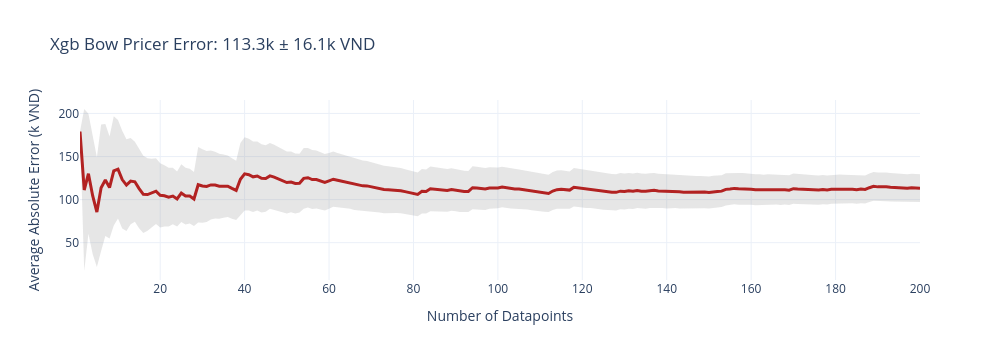
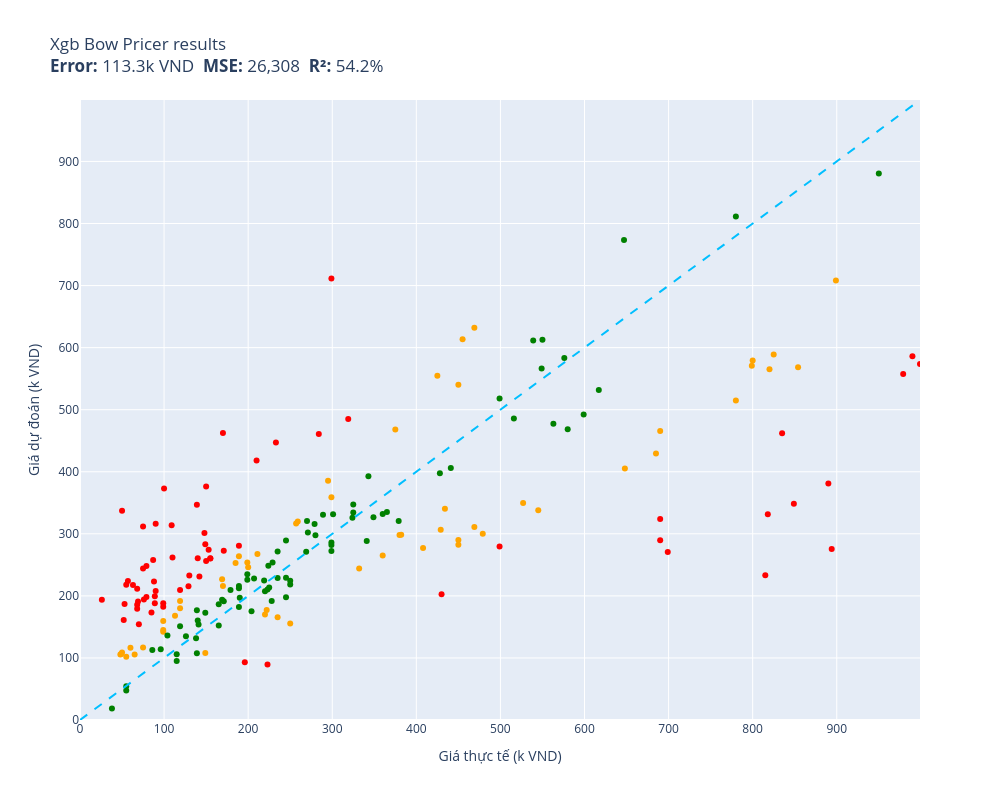

Notebook code cell kept with these figures, in order:
### Markdown cell above
## Section 5E — XGBoost + BoW 2000 (Hypothesis Test)

Gia thuyet: XGBoost thua o Section 4 vi TF-IDF 100K features.
BoW 2000 (giong English day3) se cho ket qua tot hon.
Khong can colsample_bytree vi chi 2000 features.

### Code cell
# 5E. XGBoost + CountVect word (1,2) 50K — hypothesis test
# Dung lai vec_bow_hyp va X_bow tu 5D
print("[5E] Training XGBoost (CountVect word 50K, full 269K)...")
np.random.seed(42)
xgb_bow = xgb.XGBRegressor(
    n_estimators=1000,
    learning_rate=0.1,
    tree_method="hist",
    n_jobs=-1,
    random_state=42,
)
xgb_bow.fit(X_bow, prices)
print("Training done.")

def xgb_bow_pricer(item):
    x = vec_bow_hyp.transform([item.summary]).astype(np.float32)
    return max(5, xgb_bow.predict(x)[0])

print("Evaluating [5E]:")
results["5E. XGBoost + CountVect word 50K"] = evaluate(xgb_bow_pricer, test)

### Figure 1 — Plotly figure (JSON) as saved in the notebook; plotly's stock layout.template omitted (floating-point values rounded to 4 significant figures; data arrays with more than 128 entries replaced by an {"elided": "..."} marker saying what was removed)
{"data": [{"fill": "toself", "fillcolor": "rgba(128,128,128,0.2)", "hoverinfo": "skip", "line": {"color": "rgba(255,255,255,0)"}, "name": "95% CI", "showlegend": false, "type": "scatter", "x": {"elided": "400 int values"}, "y": {"elided": "400 float values"}}, {"customdata": {"elided": "200x1 float values"}, "hovertemplate": "n=%{x}<br>Avg Error=%{y:.1f}k VND<br>±95% CI=%{customdata[0]:.1f}k<extra></extra>", "line": {"color": "firebrick", "width": 3}, "mode": "lines", "name": "Cumulative Avg Error", "type": "scatter", "x": {"elided": "200 int values"}, "y": {"elided": "200 float values"}}], "layout": {"height": 360, "showlegend": false, "title": {"text": "Xgb Bow Pricer Error: 113.3k ± 16.1k VND"}, "width": 1000, "xaxis": {"title": {"text": "Number of Datapoints"}}, "yaxis": {"title": {"text": "Average Absolute Error (k VND)"}}}}

### Figure 2 — Plotly figure (JSON) as saved in the notebook; plotly's stock layout.template omitted (floating-point values rounded to 4 significant figures)
{"data": [{"customdata": [["Thùng lưu trữ, hộp đựng đồ đa năng bằng ...\\Dự đoán: 300.0k VND  Thực tế: 479.0k VND"], ["Bộ Gí Đỡ Từ Đa Chức Năng Hoco PH19 - Hàn...\\Dự đoán: 142.3k VND  Thực tế: 99.0k VND"], ["Combo Bộ sạc ANSMANN POWERLINE 4 Smart k...\\Dự đoán: 429.5k VND  Thực tế: 685.0k VND"], ["BÚA ĐA NĂNG TOTAL THMFH0126 - HÀNG CHÍNH...\\Dự đoán: 349.7k VND  Thực tế: 527.0k VND"], ["Quần Kaki nam Khatoco Q2M578R1-CNRE598-2...\\Dự đoán: 340.5k VND  Thực tế: 434.0k VND"], ["Muối Rửa Bát Finish chuyên dụng chuyên ...\\Dự đoán: 191.7k VND  Thực tế: 119.0k VND"], ["Áo len dài tay nam thời trang Hàn Quốc S...\\Dự đoán: 264.0k VND  Thực tế: 189.0k VND"], ["COMBO 2 ĐÈN TƯỜNG TRANG TRÍ TRONG NHÀ MS...\\Dự đoán: 385.5k VND  Thực tế: 295.0k VND"], ["Miếng Kính Cường Lực Chống Nhìn Trộm cho...\\Dự đoán: 282.5k VND  Thực tế: 450.0k VND"], ["Tinh Chất Dưỡng Sáng Da Vitamin C CNP De...\\Dự đoán: 514.7k VND  Thực tế: 780.0k VND"], ["Mì Trứng Cao Cấp Meizan (500g)\\Dự đoán: 108.7k VND  Thực tế: 50.0k VND"], ["Máy Đo Huyết Áp Cơ ALPK2 - Nhập Khẩu Chí...\\Dự đoán: 588.8k VND  Thực tế: 825.0k VND"], ["Tấm dán patch_velcro treo tường\\Dự đoán: 170.1k VND  Thực tế: 220.0k VND"], ["Chà bông xù Viettin Mart 500G\\Dự đoán: 168.2k VND  Thực tế: 113.0k VND"], ["Nệm cho chó mèo 40x50cm Điều Hòa phù hợp...\\Dự đoán: 246.0k VND  Thực tế: 200.0k VND"], ["Bộ Pyjama HUONGTAM Phi tay dài nam cao c...\\Dự đoán: 319.8k VND  Thực tế: 259.0k VND"], ["Ốp lưng chống sốc vân kim loại cho Samsu...\\Dự đoán: 116.8k VND  Thực tế: 75.0k VND"], ["Canxi Nano calcium D3 MK7 -Hộp 100 Viên ...\\Dự đoán: 180.1k VND  Thực tế: 119.0k VND"], ["Rượu Vang Chile Yali Wetland Reserva Cab...\\Dự đoán: 540.4k VND  Thực tế: 450.0k VND"], ["Gấu Bông Đựng Khăn Giấy và Sọt Rác Tiện ...\\Dự đoán: 155.6k VND  Thực tế: 250.0k VND"], ["Balo Nữ Thời Trang 3in1 Hình BTS MH566\\Dự đoán: 106.2k VND  Thực tế: 49.0k VND"], ["Bình Uống Nước Cho Bé LocknLock HAP916 4...\\Dự đoán: 277.2k VND  Thực tế: 408.0k VND"], ["Khăn lụa choàng cổ 02\\Dự đoán: 108.1k VND  Thực tế: 149.0k VND"], ["Thắt Lưng Nữ Dây Nịt Nữ Button mang đầm ...\\Dự đoán: 159.5k VND  Thực tế: 99.0k VND"], ["THINK BIG DO BIGGER, mã G92. Áo thun nam...\\Dự đoán: 145.0k VND  Thực tế: 99.0k VND"], ["Giày Da Nam Giá Rẻ Dập Vân Cá Sấu Có Chu...\\Dự đoán: 253.8k VND  Thực tế: 199.0k VND"], ["Serum Prettyskin B5 Phục Hồi, Dưỡng Sáng...\\Dự đoán: 468.0k VND  Thực tế: 375.0k VND"], ["Sạc Tương Thích Cho Laptop Asus Vivobook...\\Dự đoán: 579.2k VND  Thực tế: 800.0k VND"], ["Túi xách công sở nam dọc cao cấp chống t...\\Dự đoán: 358.8k VND  Thực tế: 299.0k VND"], ["Giày tây Giày lười nam hàn quốc đai kim ...\\Dự đoán: 177.4k VND  Thực tế: 222.0k VND"], ["Giá đỡ điện thoại để bàn chất liệu plast...\\Dự đoán: 267.4k VND  Thực tế: 211.0k VND"], ["[Hàng Chính Hãng] Loa SoundMax A180/2...\\Dự đoán: 613.6k VND  Thực tế: 455.0k VND"], ["Bánh Custas kem trứng Orion hộp 276g\\Dự đoán: 116.3k VND  Thực tế: 60.0k VND"], ["Bàn Xếp Gọn Gỗ Tự Nhiên BM 50cm x 70cm (...\\Dự đoán: 568.3k VND  Thực tế: 854.0k VND"], ["Combo 10 Mặt Nạ Banobagi Kháng Viêm, Giả...\\Dự đoán: 216.0k VND  Thực tế: 170.0k VND"], ["Combo 2 bộ miếng lót cho giày rộng V.3 T...\\Dự đoán: 105.4k VND  Thực tế: 48.0k VND"], ["Ly  Thuỷ Tinh Pha Lê Ý RCR 360ml\\Dự đoán: 298.6k VND  Thực tế: 382.0k VND"], ["COMBO 2 Sợi Dây Buộc Tóc ADIDAS ADAC-165...\\Dự đoán: 244.0k VND  Thực tế: 332.0k VND"], ["KEM CHỐNG NẮNG DƯỠNG DA VITAMIN - INICO ...\\Dự đoán: 298.0k VND  Thực tế: 380.0k VND"], ["Máy lọc không khí xe hơi ô tô công nghệ ...\\Dự đoán: 554.6k VND  Thực tế: 425.0k VND"], ["Kính râm nam Solex chữ H Mắt kính thủy t...\\Dự đoán: 311.0k VND  Thực tế: 469.0k VND"], ["Nón lá vẽ mỹ nghệ hoạ tiết Cô gái trong ...\\Dự đoán: 105.4k VND  Thực tế: 65.0k VND"], ["MŨI KHOAN ĐẤT Φ150X800MM INGCO GEA55221-...\\Dự đoán: 405.2k VND  Thực tế: 648.0k VND"], ["Cặp đèn thờ bằng gỗ khắc chữ  phúc lộc t...\\Dự đoán: 708.2k VND  Thực tế: 899.0k VND"], ["Khóa Đồng 75 CS Series ABUS (60mm)\\Dự đoán: 570.8k VND  Thực tế: 799.0k VND"], ["Sữa tắm joyce & doll cho chó mèo - Sữa t...\\Dự đoán: 165.7k VND  Thực tế: 235.0k VND"], ["Quánh Đúc Chống Dính Vân Đá Đáy Từ Ecora...\\Dự đoán: 632.1k VND  Thực tế: 469.0k VND"], ["Mô hình xe Lamborghini Terzo Milennio 1:...\\Dự đoán: 306.5k VND  Thực tế: 429.0k VND"], ["(GIÁ TỐT) Giày đế xuồng nữ da bò thật mà...\\Dự đoán: 252.9k VND  Thực tế: 185.0k VND"], ["Lược cắt tóc Nhật Bản YS PARK cho tóc ng...\\Dự đoán: 264.9k VND  Thực tế: 360.0k VND"], ["Túi du lịch dung lượng lớn Business Trav...\\Dự đoán: 337.9k VND  Thực tế: 545.0k VND"], ["Ốp in cho Samsung Galaxy A10 mẫu Động Vậ...\\Dự đoán: 102.1k VND  Thực tế: 55.0k VND"], ["Sữa Dưỡng Hỗ Trợ Mờ Nám Luxury Exosome E...\\Dự đoán: 465.8k VND  Thực tế: 690.0k VND"], ["Áo Mưa 1 Người Bít Sườn Thời Trang, RAND...\\Dự đoán: 226.6k VND  Thực tế: 169.0k VND"], ["Bộ Lắp Ghép Cho Bé 3D Mideer Translucent...\\Dự đoán: 290.1k VND  Thực tế: 450.0k VND"], ["Bàn phím cho 4736 4736G 4736Z 4736ZG 481...\\Dự đoán: 316.8k VND  Thực tế: 257.0k VND"], ["Bàn Phím dùng cho laptop HP Folio 13.3\" ...\\Dự đoán: 565.0k VND  Thực tế: 820.0k VND"]], "hovertemplate": "%{customdata[0]}<extra></extra>", "legendgroup": "orange", "marker": {"color": "orange", "size": 6, "symbol": "circle"}, "mode": "markers", "name": "orange", "orientation": "v", "showlegend": true, "type": "scatter", "x": [479, 99, 685, 527, 434, 119, 189, 295, 450, 780, 50, 825, 220, 113, 200, 259, 75, 119, 450, 250, 49, 408, 149, 99, 99, 199, 375, 800, 299, 222, 211, 455, 60, 854, 170, 48, 382, 332, 380, 425, 469, 65, 648, 899, 799, 235, 469, 429, 185, 360, 545, 55, 690, 169, 450, 257, 820], "xaxis": "x", "y": [300.0, 142.3, 429.5, 349.7, 340.5, 191.7, 264.0, 385.5, 282.5, 514.7, 108.7, 588.8, 170.1, 168.2, 246.0, 319.8, 116.8, 180.1, 540.4, 155.6, 106.2, 277.2, 108.1, 159.5, 145.0, 253.8, 468.0, 579.2, 358.8, 177.4, 267.4, 613.6, 116.3, 568.3, 216.0, 105.4, 298.6, 244.0, 298.0, 554.6, 311.0, 105.4, 405.2, 708.2, 570.8, 165.7, 632.1, 306.5, 252.9, 264.9, 337.9, 102.1, 465.8, 226.6, 290.1, 316.8, 565.0], "yaxis": "y"}, {"customdata": [["Chì Kẻ Mày Xé Suri 101 Black Màu Đen E27...\\Dự đoán: 193.8k VND  Thực tế: 26.0k VND"], ["Ugreen UG30771US230TK card mạng PCI-e 1x...\\Dự đoán: 460.9k VND  Thực tế: 284.0k VND"], ["Cặp Nút Đệm Tai Nghe Silicone Thay Thế C...\\Dự đoán: 337.2k VND  Thực tế: 50.0k VND"], ["Thức ăn IGUANA Trưởng Thành Bí Đỏ GREENA...\\Dự đoán: 301.4k VND  Thực tế: 148.0k VND"], ["Combo 4 miếng dán đỡ kệ gỗ VINAVU, giúp ...\\Dự đoán: 161.2k VND  Thực tế: 52.0k VND"], ["Miếng Dán Dẻo PPF Mặt Lưng, Mặt Trước Dà...\\Dự đoán: 232.7k VND  Thực tế: 130.0k VND"], ["Quần bơi lưng cao LMcation Anita - Vườn ...\\Dự đoán: 283.2k VND  Thực tế: 149.0k VND"], ["Giá Đỡ Dây Cáp Wi WU CH011 - Hàng Chính ...\\Dự đoán: 261.9k VND  Thực tế: 110.0k VND"], ["KHĂN CHOÀNG CASHMERE CAO CẤP CAS34\\Dự đoán: 89.3k VND  Thực tế: 223.0k VND"], ["Ba lô, balo  laptop thời trang Hàn Quốc ...\\Dự đoán: 373.0k VND  Thực tế: 100.0k VND"], ["Lốc 4 Gói băng vệ sinh Kotex Bảo Vệ Toàn...\\Dự đoán: 93.2k VND  Thực tế: 196.0k VND"], ["Thú nhồi bông rồng sữa vô tri êm mịn - S...\\Dự đoán: 233.1k VND  Thực tế: 815.0k VND"], ["Bóng Đèn Ô Tô Xtec H15 12V 15/55W\\Dự đoán: 272.8k VND  Thực tế: 171.0k VND"], ["Tinh dầu Tràm Huế thương hiệu Làng Hạ 10...\\Dự đoán: 248.3k VND  Thực tế: 79.0k VND"], ["Combo Mút Trang Điểm Mastige Màu Cam Nhạ...\\Dự đoán: 179.1k VND  Thực tế: 68.0k VND"], ["Nàng Tiên Tóc Mây DK81159\\Dự đoán: 194.3k VND  Thực tế: 76.0k VND"], ["Ugreen UG30701US154TK 13CM Màu Đen Dây U...\\Dự đoán: 199.4k VND  Thực tế: 89.0k VND"], ["Phần mềm thiết kế iSolid 3D phiên bản ti...\\Dự đoán: 275.6k VND  Thực tế: 894.0k VND"], ["Quạt treo tường Lifan TE-1689 có remote ...\\Dự đoán: 462.1k VND  Thực tế: 835.0k VND"], ["Sandal dongnai dép quai hậu nữ A24 dù xa...\\Dự đoán: 208.0k VND  Thực tế: 90.0k VND"], ["Bát Ăn Trẻ Em Amori 580ml - Hàng Cao Cấp...\\Dự đoán: 217.3k VND  Thực tế: 63.0k VND"], ["Ổ Khóa Chống Trộm Thông Minh\\Dự đoán: 223.1k VND  Thực tế: 88.0k VND"], ["Sữa bột Enfagrow A+ Neuropro 4 1.7kg với...\\Dự đoán: 557.5k VND  Thực tế: 979.0k VND"], ["BẠT CHỐNG NẮNG PHÍA TRONG KÍNH LÁI Xe Ô ...\\Dự đoán: 244.3k VND  Thực tế: 75.0k VND"], ["Thuốc Bột Nhuộm Hoa Tươi  màu thực phẩm ...\\Dự đoán: 376.1k VND  Thực tế: 150.0k VND"], ["Mũ Lưỡi Trai Nam Thời Trang Lính Cao Cấp...\\Dự đoán: 173.2k VND  Thực tế: 85.0k VND"], ["Kính xinh, Kính râm Mắt mèo Hàn Quốc thờ...\\Dự đoán: 280.7k VND  Thực tế: 189.0k VND"], ["Miếng Lót Chuột MousePad Trải Bàn Nitend...\\Dự đoán: 209.7k VND  Thực tế: 119.0k VND"], ["Kiếng Hậu Kitaco Z2 Japan 10mm\\Dự đoán: 289.8k VND  Thực tế: 690.0k VND"], ["Sữa bột Nestlé NAN INFINIPRO A2 1 với cô...\\Dự đoán: 324.0k VND  Thực tế: 690.0k VND"], ["Chảo Nhôm Chống Dính You Cook 18cm\\Dự đoán: 313.9k VND  Thực tế: 109.0k VND"], ["Loa HP 2000 (VS)\\Dự đoán: 274.2k VND  Thực tế: 153.0k VND"], ["Áo ren organza trắng Maxivic M042302\\Dự đoán: 381.0k VND  Thực tế: 890.0k VND"], ["Nón hiphop NEON POKER black\\Dự đoán: 182.5k VND  Thực tế: 99.0k VND"], ["Thắt lưng bản 4cm. Mặt khoá phong cách\\Dự đoán: 198.3k VND  Thực tế: 79.0k VND"], ["Chuột Gaming T-Wolf G560 Led USB - Hàng ...\\Dự đoán: 260.5k VND  Thực tế: 140.0k VND"], ["Bộ Test Nước Emaux CE029\\Dự đoán: 418.0k VND  Thực tế: 210.0k VND"], ["Máy Xay Sinh Tố BlueStone BLB-5328 1.5 L...\\Dự đoán: 573.5k VND  Thực tế: 999.0k VND"], ["Xịt Dưỡng Ẩm Eucerin Cho Da Nhạy Cảm 50m...\\Dự đoán: 462.4k VND  Thực tế: 170.0k VND"], ["Loa SUB Siêu Trầm Cao Cấp S1 - Hàng Nhập...\\Dự đoán: 348.6k VND  Thực tế: 849.0k VND"], ["Bọc Vô Lăng CIND C037 Size M Màu Kem\\Dự đoán: 231.1k VND  Thực tế: 142.0k VND"], ["Hộp Đựng Thuốc Lá 20 Điếu Dài Slim Nút B...\\Dự đoán: 188.2k VND  Thực tế: 99.0k VND"], ["Bông tẩy tế bào chết và dưỡng ẩm da cho ...\\Dự đoán: 202.7k VND  Thực tế: 430.0k VND"], ["Wekki Đồ Chơi Lắp Ráp Tiệm Đá Bào Wk5060...\\Dự đoán: 279.4k VND  Thực tế: 499.0k VND"], ["Combo Pharmaact Sảng Khoái Mát Lạnh - Ch...\\Dự đoán: 346.7k VND  Thực tế: 139.0k VND"], ["Gối Tựa Lưng Massage Túi Khí Kéo Dãn,Tíc...\\Dự đoán: 485.0k VND  Thực tế: 319.0k VND"], ["Kẹp Gỗ Đa Năng  Dùng Để Gắp Kẹp Thức Ăn ...\\Dự đoán: 224.1k VND  Thực tế: 57.0k VND"], ["Mũ bucket tai bèo form tròn may nhiều mả...\\Dự đoán: 217.9k VND  Thực tế: 55.0k VND"], ["Bọt dung dịch vệ sinh dành cho teen Oris...\\Dự đoán: 260.2k VND  Thực tế: 155.0k VND"], ["Hộp Nhựa 200x120x75mm - Chống nước CT\\Dự đoán: 187.0k VND  Thực tế: 53.0k VND"], ["Chuột Razer DeathAdder Essential-Ergonom...\\Dự đoán: 270.6k VND  Thực tế: 699.0k VND"], ["Ngũ cốc Xuân An yến mạch hạnh nhân hạt c...\\Dự đoán: 257.6k VND  Thực tế: 87.0k VND"], ["Giấy Vẽ Faber 200g Khổ A4 Fish 104002\\Dự đoán: 185.9k VND  Thực tế: 68.0k VND"], ["Kệ khay chữ nhật để miếng rửa chén có Kh...\\Dự đoán: 191.0k VND  Thực tế: 69.0k VND"], ["Sạc Laptop dùng cho Máy Tinh HP - Kèm Dâ...\\Dự đoán: 447.0k VND  Thực tế: 233.0k VND"], ["[HSD 03/2027] Sữa Tắm On: The Body Cấp Ẩ...\\Dự đoán: 215.5k VND  Thực tế: 129.0k VND"], ["Bông Lau Thay Thế Cho Chổi Lau Nhà Cao C...\\Dự đoán: 211.6k VND  Thực tế: 68.0k VND"], ["Hộp mực Thuận Phong 204A dùng cho máy in...\\Dự đoán: 586.0k VND  Thực tế: 990.0k VND"], ["Mật Ong Vihoney 180ml\\Dự đoán: 311.8k VND  Thực tế: 75.0k VND"], ["Hộp mực 35A 85A 36A Halloya có lỗ đổ mực...\\Dự đoán: 256.4k VND  Thực tế: 150.0k VND"], ["Bộ cấp nước bồn cầu - Bộ cấp nước két nư...\\Dự đoán: 260.5k VND  Thực tế: 155.0k VND"], ["Vòng bi xe máy KONLON 63/22 Open\\Dự đoán: 316.1k VND  Thực tế: 90.0k VND"], ["KB31EKT - Thẻ chìa khóa khách sạn Vivace...\\Dự đoán: 331.6k VND  Thực tế: 818.0k VND"], ["Tam sơn tam cấp kệ để bát hương ,nhang b...\\Dự đoán: 711.3k VND  Thực tế: 299.0k VND"], ["Cây gãi lưng/ gãi ngứa bằng sừng Trâu [M...\\Dự đoán: 188.1k VND  Thực tế: 89.0k VND"], ["Vớ tất thể thao nam cổ trung ELLE ACTIVE...\\Dự đoán: 154.3k VND  Thực tế: 70.0k VND"]], "hovertemplate": "%{customdata[0]}<extra></extra>", "legendgroup": "red", "marker": {"color": "red", "size": 6, "symbol": "circle"}, "mode": "markers", "name": "red", "orientation": "v", "showlegend": true, "type": "scatter", "x": [26, 284, 50, 148, 52, 130, 149, 110, 223, 100, 196, 815, 171, 79, 68, 76, 89, 894, 835, 90, 63, 88, 979, 75, 150, 85, 189, 119, 690, 690, 109, 153, 890, 99, 79, 140, 210, 999, 170, 849, 142, 99, 430, 499, 139, 319, 57, 55, 155, 53, 699, 87, 68, 69, 233, 129, 68, 990, 75, 150, 155, 90, 818, 299, 89, 70], "xaxis": "x", "y": [193.8, 460.9, 337.2, 301.4, 161.2, 232.7, 283.2, 261.9, 89.28, 373.0, 93.21, 233.1, 272.8, 248.3, 179.1, 194.3, 199.4, 275.6, 462.1, 208.0, 217.3, 223.1, 557.5, 244.3, 376.1, 173.2, 280.7, 209.7, 289.8, 324.0, 313.9, 274.2, 381.0, 182.5, 198.3, 260.5, 418.0, 573.5, 462.4, 348.6, 231.1, 188.2, 202.7, 279.4, 346.7, 485.0, 224.1, 217.9, 260.2, 187.0, 270.6, 257.6, 185.9, 191.0, 447.0, 215.5, 211.6, 586.0, 311.8, 256.4, 260.5, 316.1, 331.6, 711.3, 188.1, 154.3], "yaxis": "y"}, {"customdata": [["Phần Mềm Diệt Virus Trend Micro Maximum ...\\Dự đoán: 331.8k VND  Thực tế: 360.0k VND"], ["Ugreen UG20868US174TK 2M màu Hồng Dây US...\\Dự đoán: 135.1k VND  Thực tế: 126.0k VND"], ["Sạc Tương Thích Cho Laptop Hp Pavilion 1...\\Dự đoán: 288.4k VND  Thực tế: 341.0k VND"], ["Bàn Phím Tương Thích Cho Laptop Lenovo -...\\Dự đoán: 271.3k VND  Thực tế: 269.0k VND"], ["COMBO 10 QUẦN ĐIỀU HÒA THÔNG HƠI 5083\\Dự đoán: 197.8k VND  Thực tế: 245.0k VND"], ["Dây đai du lịch Master Lock 4701EURDGRN ...\\Dự đoán: 326.0k VND  Thực tế: 324.0k VND"], ["Bịch cà phê hòa tan 3 in 1 Meet More (50...\\Dự đoán: 182.3k VND  Thực tế: 189.0k VND"], ["KHĂN CHOÀNG CASHMERE CAO CẤP CAS15\\Dự đoán: 210.3k VND  Thực tế: 223.0k VND"], ["Sạc dành cho Laptop Gaming Asus ROG Stri...\\Dự đoán: 880.7k VND  Thực tế: 950.0k VND"], ["[Mẫu mới] Tã quần SunMate siêu mềm mại G...\\Dự đoán: 186.4k VND  Thực tế: 165.0k VND"], ["Áo Bóng Đá Retro Real Madrid 2006/2007 -...\\Dự đoán: 281.9k VND  Thực tế: 299.0k VND"], ["Mũ len liền khăn lót nỉ trùm kín cổ siêu...\\Dự đoán: 106.1k VND  Thực tế: 115.0k VND"], ["Kính mát nam Mắt vuông chống nắng uv thờ...\\Dự đoán: 160.2k VND  Thực tế: 140.0k VND"], ["Kính cường lực trong suốt Kuzoom cho iPa...\\Dự đoán: 193.9k VND  Thực tế: 169.0k VND"], ["Đồ Chơi Tay Cầm Âm Nhạc 2 TOONYKIDS - Đồ...\\Dự đoán: 248.7k VND  Thực tế: 224.0k VND"], ["Dụng cụ đốt Palo santo - Palo santo Hold...\\Dự đoán: 131.8k VND  Thực tế: 138.0k VND"], ["Bộ Tháo Mắt Xích Xe Loại Tốt – Gọn Nhẹ, ...\\Dự đoán: 152.4k VND  Thực tế: 165.0k VND"], ["Combo 5 Giấy Thấm Dầu Mayan  (100 Tờ / G...\\Dự đoán: 112.9k VND  Thực tế: 86.0k VND"], ["Bơm Hơi Đạp Chân Cho ÔTÔ , Xe Máy, Xe Đạ...\\Dự đoán: 172.8k VND  Thực tế: 149.0k VND"], ["Chuột máy tính có dây Gaming Newmen GX6,...\\Dự đoán: 335.2k VND  Thực tế: 365.0k VND"], ["Combo hộp   3 món  đeo tay  xinh xắn  ph...\\Dự đoán: 224.7k VND  Thực tế: 219.0k VND"], ["MÁY MÀI 100MM 710W TOLSEN 79544 - HÀNG C...\\Dự đoán: 773.3k VND  Thực tế: 647.0k VND"], ["Giày cao gót 7 phân vải dệt, mũi nhọn hở...\\Dự đoán: 175.0k VND  Thực tế: 204.0k VND"], ["Cặp Đựng Laptop Chống Sốc Cao Cấp, Cặp Đ...\\Dự đoán: 347.1k VND  Thực tế: 325.0k VND"], ["Gối Cao Su Non Chống Méo Đầu Cho Bé\\Dự đoán: 213.7k VND  Thực tế: 225.0k VND"], ["Pin dùng cho Laptop Acer One 725 - Hàng ...\\Dự đoán: 485.9k VND  Thực tế: 516.0k VND"], ["Giày Sandal (Xăng Đan) dép quai hậu big ...\\Dự đoán: 468.4k VND  Thực tế: 580.0k VND"], ["Dầu gội nam Home Scape Care giảm gàu chă...\\Dự đoán: 271.6k VND  Thực tế: 235.0k VND"], ["Đồ Bộ Pijama Thun 3D Lửng Freesize 40-68...\\Dự đoán: 212.3k VND  Thực tế: 189.0k VND"], ["Balo Laptop 15.6 inch KMORE The CARTER -...\\Dự đoán: 612.5k VND  Thực tế: 550.0k VND"], ["Ốp lưng da HDD có ngăn đựng thẻ kèm kệ c...\\Dự đoán: 225.9k VND  Thực tế: 199.0k VND"], ["Chân váy công sở dáng đuôi cá, Lưng cao,...\\Dự đoán: 326.7k VND  Thực tế: 349.0k VND"], ["Dép Sandal nam da bò nhập khẩu nguyên tấ...\\Dự đoán: 331.6k VND  Thực tế: 301.0k VND"], ["AirTag Charm Strap hàng chính hãng Bone\\Dự đoán: 229.1k VND  Thực tế: 245.0k VND"], ["Quần Jean nam Leman đen mài xám JD14 - S...\\Dự đoán: 566.3k VND  Thực tế: 549.0k VND"], ["Tranh Xếp Hình Random Cut 750 Mảnh Minh ...\\Dự đoán: 215.9k VND  Thực tế: 189.0k VND"], ["Đồ Chơi Giáo Dục Sớm Tháp Xếp Chồng Lala...\\Dự đoán: 209.4k VND  Thực tế: 179.0k VND"], ["Bao da dành cho Samsung Galaxy Tab S6 10...\\Dự đoán: 191.8k VND  Thực tế: 228.0k VND"], ["Bộ chuyển đổi Mini displayport sang H...\\Dự đoán: 477.3k VND  Thực tế: 563.0k VND"], ["(ẢNH THẬT) Tranh treo tường núi non hùng...\\Dự đoán: 218.3k VND  Thực tế: 250.0k VND"], ["Ví nữ cầm tay vuông mini hình cỏ ba lá  ...\\Dự đoán: 18.6k VND  Thực tế: 38.0k VND"], ["Ốp Lưng Nillkin Super Frosted Shield Pro...\\Dự đoán: 197.1k VND  Thực tế: 190.0k VND"], ["Cavat 8cm bản lớn Hàn Quốc cao cấp, kẻ x...\\Dự đoán: 207.6k VND  Thực tế: 220.0k VND"], ["Vỏ Hột Quẹt Bật Lửa Xăng Đá Zorro ZC5-6 ...\\Dự đoán: 392.6k VND  Thực tế: 343.0k VND"], ["Đèn pin đội đầu j78 chiếu xa ánh sáng mạ...\\Dự đoán: 320.6k VND  Thực tế: 379.0k VND"], ["Combo 3 Kem Đánh Răng P/S Trắng Răng Tha...\\Dự đoán: 136.3k VND  Thực tế: 104.0k VND"], ["Cáp âm thanh chuyển jack 3.5mm sang 2 đầ...\\Dự đoán: 95.1k VND  Thực tế: 115.0k VND"], ["Ugreen UG80110CM261TK bộ chuyển RS232 ra...\\Dự đoán: 406.2k VND  Thực tế: 441.0k VND"], ["Bộ combo Vệ Sinh & Khửi mùi Giày Dép Sne...\\Dự đoán: 253.7k VND  Thực tế: 229.0k VND"], ["THANH XỐP RUY BĂNG CUỐN TÓC KHÔNG NHIỆT ...\\Dự đoán: 113.9k VND  Thực tế: 96.0k VND"], ["Máy Nghe Nhạc MP3 Ruizu X02 8GB - Hàng C...\\Dự đoán: 583.4k VND  Thực tế: 576.0k VND"], ["Bàn Phím dùng cho Laptop ACER Extensa 25...\\Dự đoán: 302.2k VND  Thực tế: 271.0k VND"], ["Giày Sandal Nữ BIGGBEN Da Bò Thật SDN62\\Dự đoán: 330.7k VND  Thực tế: 289.0k VND"], ["Ốp lưng dành cho Samsung M20 Chim Lửa N...\\Dự đoán: 54.5k VND  Thực tế: 55.0k VND"], ["Tông đơ chấn viền Kemei KM-2299 lưỡi cắt...\\Dự đoán: 517.8k VND  Thực tế: 499.0k VND"], ["Combo kem bôi da thuần mộc ngừa rôm sảy ...\\Dự đoán: 320.6k VND  Thực tế: 270.0k VND"], ["Bao Case Ốp Cứng Trong Suốt PC bảo vệ ch...\\Dự đoán: 224.4k VND  Thực tế: 250.0k VND"], ["Ốp lưng dành cho Oppo Reno 5 mẫu Lá Phon...\\Dự đoán: 47.4k VND  Thực tế: 55.0k VND"], ["Đồ chơi lắp ráp Mô hình máy bay ném bom ...\\Dự đoán: 272.5k VND  Thực tế: 299.0k VND"], ["Kệ đỡ giá đỡ đế tản nhiệt cho ipad máy t...\\Dự đoán: 176.8k VND  Thực tế: 139.0k VND"], ["Nệm Massage toàn thân Bella Plus MK292\\Dự đoán: 492.1k VND  Thực tế: 599.0k VND"], ["Xích đeo quần 2 lớp thép titan không đen...\\Dự đoán: 191.3k VND  Thực tế: 171.0k VND"], ["(HCM) Tranh treo tường trang trí decor t...\\Dự đoán: 297.5k VND  Thực tế: 280.0k VND"], ["Sạc cho Laptop MSI PS42 8RA  Hàng Nhập k...\\Dự đoán: 286.0k VND  Thực tế: 299.0k VND"], ["Ốp Lưng Kính Cường Lực Trong Suốt Hoàn T...\\Dự đoán: 153.8k VND  Thực tế: 141.0k VND"], ["Bộ 6 Ly Thủy Tinh Diamond Bormioli Rocco...\\Dự đoán: 397.5k VND  Thực tế: 428.0k VND"], ["Bàn phím dùng cho Laptop Asus F451c Asus...\\Dự đoán: 289.1k VND  Thực tế: 245.0k VND"], ["Sạc Tương Thích Cho Laptop Asus 150w TUF...\\Dự đoán: 811.1k VND  Thực tế: 780.0k VND"], ["Sạc cho laptop Dell Gaming Inspiron 7567...\\Dự đoán: 531.7k VND  Thực tế: 617.0k VND"], ["Cường lực chống nhìn trộm WiWU iPhone 14...\\Dự đoán: 227.9k VND  Thực tế: 207.0k VND"], ["Giày Sandal Nữ Đế Xuồng HÀ NAM Da Bò Thậ...\\Dự đoán: 315.9k VND  Thực tế: 279.0k VND"], ["Bao da Dux Ducis dành cho iPhone 15 Pro ...\\Dự đoán: 228.7k VND  Thực tế: 235.0k VND"], ["Máy nghe nhạc Lossless Ruizu X05 Bộ Nhớ ...\\Dự đoán: 611.4k VND  Thực tế: 539.0k VND"], ["Áo Sơ Mi Nam Công Sở Trung Niên Thương H...\\Dự đoán: 334.5k VND  Thực tế: 325.0k VND"], ["Bao da Máy tính bảng Honor Tab V7 Pro tr...\\Dự đoán: 234.9k VND  Thực tế: 199.0k VND"], ["Găng tay da nam mẫu HOT Siêu CẢM ỨNG, Si...\\Dự đoán: 107.5k VND  Thực tế: 139.0k VND"], ["Make Today Great, mã G276. Hãy tỏa sáng ...\\Dự đoán: 151.2k VND  Thực tế: 119.0k VND"]], "hovertemplate": "%{customdata[0]}<extra></extra>", "legendgroup": "green", "marker": {"color": "green", "size": 6, "symbol": "circle"}, "mode": "markers", "name": "green", "orientation": "v", "showlegend": true, "type": "scatter", "x": [360, 126, 341, 269, 245, 324, 189, 223, 950, 165, 299, 115, 140, 169, 224, 138, 165, 86, 149, 365, 219, 647, 204, 325, 225, 516, 580, 235, 189, 550, 199, 349, 301, 245, 549, 189, 179, 228, 563, 250, 38, 190, 220, 343, 379, 104, 115, 441, 229, 96, 576, 271, 289, 55, 499, 270, 250, 55, 299, 139, 599, 171, 280, 299, 141, 428, 245, 780, 617, 207, 279, 235, 539, 325, 199, 139, 119], "xaxis": "x", "y": [331.8, 135.1, 288.4, 271.3, 197.8, 326.0, 182.3, 210.3, 880.7, 186.4, 281.9, 106.1, 160.2, 193.9, 248.7, 131.8, 152.4, 112.9, 172.8, 335.2, 224.7, 773.3, 175.0, 347.1, 213.7, 485.9, 468.4, 271.6, 212.3, 612.5, 225.9, 326.7, 331.6, 229.1, 566.3, 215.9, 209.4, 191.8, 477.3, 218.3, 18.64, 197.1, 207.6, 392.6, 320.6, 136.3, 95.14, 406.2, 253.7, 113.9, 583.4, 302.2, 330.7, 54.45, 517.8, 320.6, 224.4, 47.39, 272.5, 176.8, 492.1, 191.3, 297.5, 286.0, 153.8, 397.5, 289.1, 811.1, 531.7, 227.9, 315.9, 228.7, 611.4, 334.5, 234.9, 107.5, 151.2], "yaxis": "y"}, {"hoverinfo": "skip", "line": {"color": "deepskyblue", "dash": "dash", "width": 2}, "mode": "lines", "name": "y = x", "showlegend": false, "type": "scatter", "x": [0, 999], "y": [0, 999]}], "layout": {"height": 800, "legend": {"title": {"text": "color"}, "tracegroupgap": 0}, "showlegend": false, "title": {"text": "Xgb Bow Pricer results<br><b>Error:</b> 113.3k VND  <b>MSE:</b> 26,308  <b>R²:</b> 54.2%"}, "width": 1000, "xaxis": {"anchor": "y", "domain": [0, 1], "range": [0, 999], "title": {"text": "Giá thực tế (k VND)"}}, "yaxis": {"anchor": "x", "domain": [0, 1], "range": [0, 999], "title": {"text": "Giá dự đoán (k VND)"}}}}
